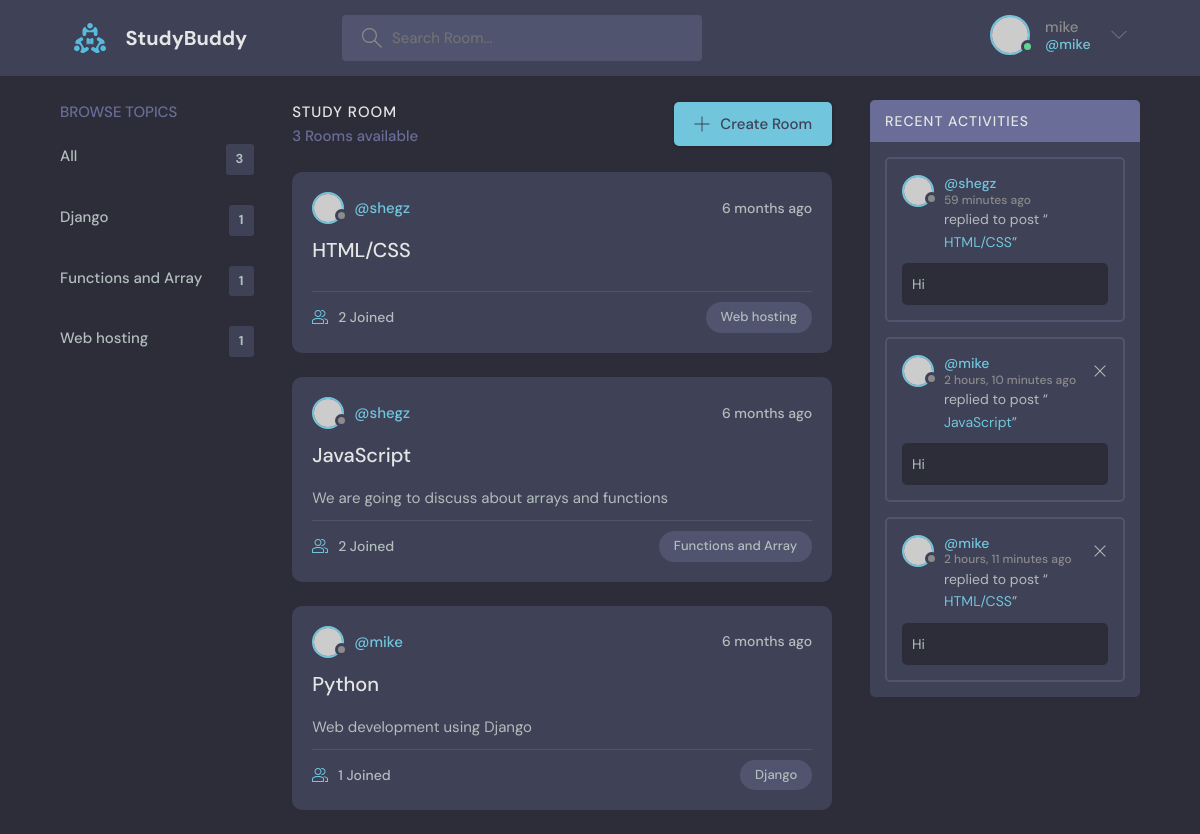
Screenshot of / (signed in) with the database file from the repository.
### base/models.py (models this page shows, shortened)
class Topic(models.Model):
    name = models.CharField(max_length=150)

class Room(models.Model):
    host = models.ForeignKey(User, on_delete=models.SET_NULL, null=True)
    topic = models.ForeignKey(Topic, on_delete=models.SET_NULL, null=True)
    name = models.CharField(max_length=200, null=True)
    description = models.TextField(null=True, blank=True)
    participants = models.ManyToManyField(
        User, related_name='participants', blank=True)
    updated = models.DateTimeField(auto_now=True)
    created = models.DateTimeField(auto_now_add=True)
    class Meta:
        ordering = ['-updated', '-created']
    def __str__(self):
        return self.name

class Message(models.Model):
    user = models.ForeignKey(User, on_delete=models.CASCADE)
    room = models.ForeignKey(Room, on_delete=models.CASCADE)
    body = models.TextField()
    updated = models.DateTimeField(auto_now=True)
    created = models.DateTimeField(auto_now_add=True)
    class Meta:
        ordering = ['-updated', '-created']

### base/views.py (the view)
# urls.py: path('', views.home, name="home"),
def home(request):
    q = request.GET.get('q') if request.GET.get('q') != None else ''
    rooms = Room.objects.filter(
        Q(topic__name__icontains=q) | Q(name__icontains=q))
    topics = Topic.objects.all()
    room_count = rooms.count()
    room_messages = Message.objects.filter(Q(room__topic__name__icontains=q))
    context = {'rooms': rooms, 'topics': topics,
               'room_count': room_count, 'room_messages': room_messages}
    return render(request, 'base/home.html', context)

### base/templates/base/home.html (shortened to what this page needs)
{% extends 'main.html'%}
{% block content %}
<main class="layout layout--3">
    <div class="container">
        <div>
            {% include 'base/topics_component.html' %}
        </div>
        <div>
            <div class="roomList__header">
                <div>
                    <h2>Study Room</h2>
                    <p>{{room_count}} Rooms available</p>
                </div>
                <a class="btn btn--main" href="{% url 'create-room' %}">
                    <svg version="1.1" xmlns="http://www.w3.org/2000/svg" width="32" height="32" viewBox="0 0 32 32">
                        <title>add</title>
                        <path
                            d="M16.943
                            0.943h-1.885v14.115h-14.115v1.885h14.115v14.115h1.885v-14.115h14.115v-1.885h-14.115v-14.115z">
                        </path>
                    </svg>
                    Create Room
                </a>
            </div>
            {% include 'base/feed_component.html' %}
        </div>
        <div>
            {% include 'base/activity_component.html' %}
        </div>
    </div>
</main>
{% endblock content %}

### templates/navbar.html (shortened to what this page needs)
{% load static %}
<header class="header header--loggedIn">
    <div class="container">
        <a href="{% url 'home' %}" class="header__logo">
            <img src="{% static 'images/logo.svg' %}" />
            <h1>StudyBuddy</h1>
        </a>
        <form class="header__search" action="{% url 'home' %}" method="GET">
            <label>
                <input type="text" placeholder="Search Room..." name="q">
            </label>
        </form>
        <nav class="header__menu">
            <div class="header__user">
                {% if request.user.is_authenticated %}
                <a href="{% url 'user-profile' request.user.id%}">
                    <div class="avatar avatar--medium active">
                        <img src="https://randomuser.me/api/portraits/men/37.jpg" />
                    </div>
                    <p>{{request.user.username}} <span>@{{request.user}}</span></p>
                </a>
                {% else %}
                <a href="{% url 'login' %}">
                    <img src="{% static 'images/avatar.svg' %}" />
                    <p>Login</p>
                </a>
                {% endif %}
                <button class="dropdown-button">
                    <svg version="1.1" xmlns="http://www.w3.org/2000/svg" width="32" height="32" viewBox="0 0 32 32">
                        <title>chevron-down</title>
                        <path d="M16 21l-13-13h-3l16 16 16-16h-3l-13 13z"></path>
                    </svg>
                </button>
            </div>
        </nav>
    </div>
</header>

### base/templates/base/topics_component.html
<div class="topics">
    <div class="topics__header">
        <h2>Browse Topics</h2>
    </div>
    <ul class="topics__list">
        <li>
            <a href="{% url 'home' %}">All<span>{{topics.count}}</span></a>
        </li>
        {% for topic in topics %}
        <li>
            <a href="{% url 'home' %}?q={{ topic.name }}">{{topic.name}}<span>{{topic.room_set.all.count}}</span></a>
        </li>
        {% endfor %}
    </ul>
</div>

### base/templates/base/feed_component.html (shortened to what this page needs)
<div class="roomList">
    {% for i in rooms %}
    <div class="roomListRoom">
        <div class="roomListRoom__header">
            <a href="{% url 'user-profile' i.host.id %}" class="roomListRoom__author">
                <div class="avatar avatar--small">
                    <img src="https://randomuser.me/api/portraits/women/11.jpg" />
                </div>
                <span>@{{i.host.username}}</span>
            </a>
            <div class="roomListRoom__actions">
                <span>{{i.created|timesince}} ago</span>
            </div>
        </div>
        <div class="roomListRoom__content">
            <a href="{% url 'room' i.id%}">{{i.name}}</a>
            <p>
                {{i.description}}
            </p>
        </div>
        <div class="roomListRoom__meta">
            <a href="{% url 'room' i.id%}" class="roomListRoom__joined">
                {{i.participants.all.count}} Joined
            </a>
            <p class="roomListRoom__topic">{{i.topic.name}}</p>
        </div>
    </div>
    {% endfor %}
</div>

### base/templates/base/activity_component.html
<div class="activities">
    <div class="activities__header">
        <h2>Recent Activities</h2>
    </div>
    {% for m in room_messages %}
    <div class="activities__box">
        <div class="activities__boxHeader roomListRoom__header">
            <a href="{% url 'user-profile' m.user.id %}"
                class="roomListRoom__author">
                <div class="avatar avatar--small">
                    <img src="https://randomuser.me/api/portraits/women/11.jpg"
                        />
                </div>
                <p>
                    @{{m.user}}
                    <span>{{m.created|timesince}} ago</span>
                </p>
            </a>
            {% if request.user == m.user %}
            <div class="roomListRoom__actions">
                <a href="{% url 'delete-message' m.id %}">
                    <svg version="1.1" xmlns="http://www.w3.org/2000/svg"
                        width="32" height="32" viewBox="0 0 32 32">
                        <title>remove</title>
                        <path
                            d="M27.314 6.019l-1.333-1.333-9.98
                            9.981-9.981-9.981-1.333 1.333 9.981 9.981-9.981 9.98
                            1.333 1.333 9.981-9.98 9.98 9.98
                            1.333-1.333-9.98-9.98 9.98-9.981z"></path>
                    </svg>
                </a>
            </div>
            {% endif %}
        </div>
        <div class="activities__boxContent">
            <p>replied to post “<a href="{% url 'room' m.room.id%}">{{m.room}}</a>”</p>
            <div class="activities__boxRoomContent">
                <p>{{m.body}}</p>
            </div>
        </div>
    </div>
    {% endfor %}
</div>

### rows the page displays
Topic: name "Django", room_set.all.count "1"
Topic: name "Functions and Array", room_set.all.count "1"
Topic: name "Web hosting", room_set.all.count "1"
Room: host.username "shegz", created "6 months", name "HTML/CSS", participants.all.count "2", topic.name "Web hosting"
Room: host.username "shegz", created "6 months", name "JavaScript", description "We are going to discuss about arrays and functions", participants.all.count "2", topic.name "Functions and Array"
Room: host.username "mike", created "6 months", name "Python", description "Web development using Django", participants.all.count "1", topic.name "Django"
Message: user "shegz", created "59 minutes", room "HTML/CSS", body "Hi"
Message: user "mike", created "2 hours, 10 minutes", room "JavaScript", body "Hi"
Message: user "mike", created "2 hours, 11 minutes", room "HTML/CSS", body "Hi"

### other values shown
{{ request.user.username }} "mike"
{{ request.user }} "mike"
{{ topics.count }} "3"
{{ room_count }} "3"
